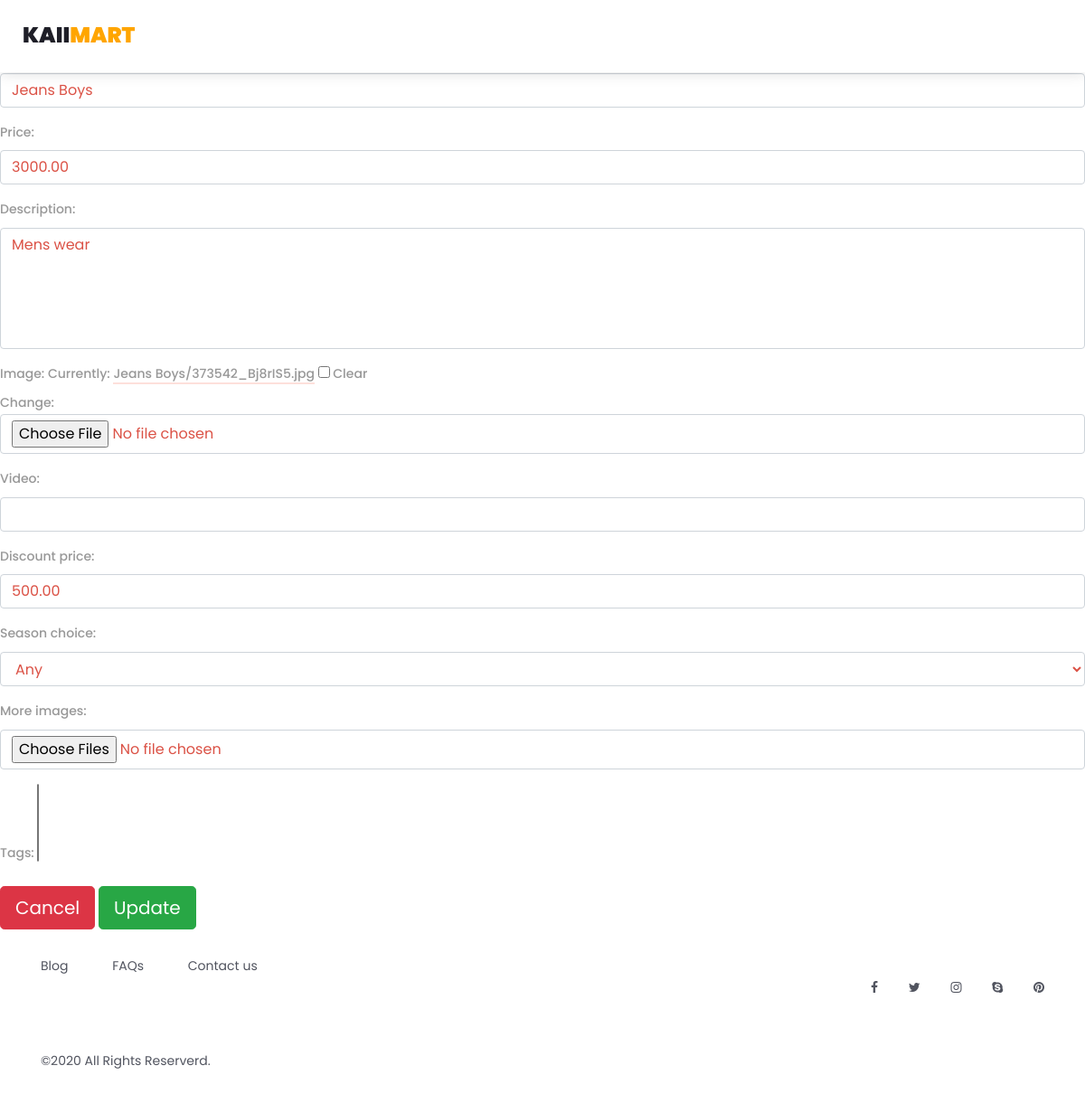
Screenshot of /product/update/1 (signed in) with the database file from the repository.
### product/models.py (models this page shows, shortened)
class Category(MPTTModel):
    parent = TreeForeignKey('self', on_delete=models.CASCADE, related_name='children', blank=True, null=True)
    title = models.CharField(max_length=100)
    slug = models.SlugField(null=False, unique=True)
    image = models.ImageField(upload_to=get_catimage_path, blank=True, null=True)
    date_created = models.DateTimeField(auto_now_add=True)
    date_updated = models.DateTimeField(auto_now=True)
    class MPTTMeta:
        order_insertion_by = ['title']
    def __str__(self):
        full_path = [self.title]
        k = self.parent
        while k is not None:
            full_path.append(k.title)
            k = k.parent
        return ' / '.join(full_path[::-1])

class Product(models.Model):
    category = models.ForeignKey(Category, on_delete=models.SET_NULL, null=True)
    title = models.CharField(max_length= 100)
    price = models.DecimalField(decimal_places=2, max_digits=9, default=0.00)
    size = models.CharField(choices=SIZE_CHOICES, max_length=11, default='Select Size', blank=True, null=True)
    color = models.CharField(max_length=30, null=True, blank=True)
    description = models.TextField()
    image = models.ImageField(upload_to=get_image_path, blank=True,  null=True)
    video = EmbedVideoField(blank=True)
    discount_price = models.DecimalField(decimal_places=2, max_digits=8, default=0.00)
    available = models.CharField(choices=AVAILABLE_CHOICES, max_length=20, default='Select Option', null=True, blank=True)
    date_created = models.DateTimeField(auto_now_add=True)
    date_updated = models.DateTimeField(auto_now=True)
    slug = models.SlugField(max_length=100, unique=True)
    is_namuna_falful = models .BooleanField(default=False)
    supplier = models.ForeignKey(USER, on_delete=models.SET_NULL, null=True)
    season_choice = models.CharField(choices=SEASON_CHOICES, max_length=10, default='any')
    tags = models.ManyToManyField(Tag, blank=True, related_name='products')

### product/views.py (the view, shortened to what this page needs)
# urls.py: path('update/<str:pk>', ProductUpdateView.as_view(), name='update'),
class ProductUpdateView(LoginRequiredMixin, UserPassesTestMixin, UpdateView):
    model = Product
    form_class = ProductCreateForm
    template_name = 'product/product_update.html'
    success_url = reverse_lazy('home')
    def test_func(self):
        product = self.get_object()
        if self.request.user == product.supplier:
            return True
        return False

### accounts/models.py (called while the page is built)
    @property
    def is_admin(self):
        return self.admin

### templates/product/product_update.html (shortened to what this page needs)
{% extends 'base.html' %}
{% block main %}
    <form action="" method="post" enctype="multipart/form-data">
        {{form.as_p}}
        <a href="{% url 'product:detail' product.id %}" class='btn btn-danger btn-lg'>Cancel</a>
        <button type="submit" class='btn btn-success btn-lg'>Update</button>
    </form>
{% endblock %}

### static/coloshop/styles/main_styles.css (style rules this page uses)
* { margin: 0; padding: 0; }
body { font-family: 'Poppins', sans-serif; font-size: 14px; line-height: 23px; font-weight: 400; background: #FFFFFF; color: #1e1e27; }
p { font-family: 'Poppins', sans-serif; font-size: 14px; line-height: 1.7; font-weight: 500; color: #989898; -webkit-font-smoothing: antialiased; -webkit-text-shadow: rgba(0,0,0,.01) 0 0 1px; text-shadow: rgba(0,0,0,.01) 0 0 1px; }
p a { display: inline; position: relative; color: inherit; border-bottom: solid 2px #fde0db; -webkit-transition: all 200ms ease; -moz-transition: all 200ms ease; -ms-transition: all 200ms ease; -o-transition: all 200ms ease; transition: all 200ms ease; }
a, a:hover, a:visited, a:active, a:link { text-decoration: none; -webkit-font-smoothing: antialiased; -webkit-text-shadow: rgba(0,0,0,.01) 0 0 1px; text-shadow: rgba(0,0,0,.01) 0 0 1px; }
.form-control { color: #db5246; }

### rows the page displays
Category: title "Jeans Boys"
Product: price "3000.00", description "Mens wear", discount_price "500.00", season_choice "Any"
